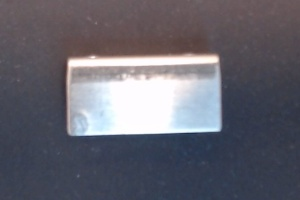
#> input picture DIR2024/test_one.jpg, 300 x 200 px, found by its file name
$ python orientation_one.py
#> lines starting #> are read from the running program, lines starting #| are printed output that depends on the picture; after the words box and inside, x2 and y2 are one past the last pixel; in counts of white or black regions, pixels touching at a corner belong together
from camera import Camera
import cv2
import numpy as np

def show_image(frame):
    # Display the captured frame
    cv2.imshow("Frame", frame)
    cv2.waitKey(0)

# Create a Camera object
print("initializing camera...")
#camera = Camera()


# Capture a frame from the camera
print("Capturing frame...")
#frame = camera.capture_and_save("image.jpg")
print("Frame captured")


# Load the captured frame
frame = cv2.imread("C:\\Users\\janra\Desktop\\DIR2024\\test_one.jpg")
#> frame is the input picture: shape (200, 300, 3); mean B, G, R 110.2, 100.1, 101.1
print(frame)
#> (printed output is left out)
cv2.imshow("frame",frame)
cv2.waitKey(0)


# Detect edges in the frame
gray = cv2.cvtColor(frame, cv2.COLOR_BGR2GRAY)
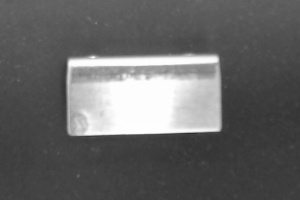
#> gray: shape (200, 300); min 45, max 255, mean 101.6
edges = cv2.Canny(gray, 250, 300)
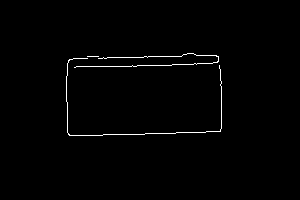
#> edges: shape (200, 300); 1% white in thin lines or dots, all inside (x1, y1, x2, y2) = (66, 53, 222, 136)

# Display the edges
show_image(edges)

# find contours
contours, _ = cv2.findContours(edges, cv2.RETR_EXTERNAL, cv2.CHAIN_APPROX_SIMPLE)
#> contours = 3 contours, all with area under 20

# approximate the contours with rectangles
rectangles = [cv2.boundingRect(contour) for contour in contours if cv2.contourArea(contour) > 0]
#> rectangles = [(66, 58, 156, 78), (74, 53, 145, 15)]

# sort rectangles by area
rectangles = sorted(rectangles, key=lambda rect: rect[2] * rect[3], reverse=True)

# Draw the rectangles on the frame
for x, y, w, h in rectangles:
    cv2.rectangle(frame, (x, y), (x + w, y + h), (0, 255, 0), 2)
#> this loop made 2 passes
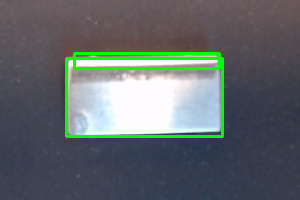
#> frame: shape (200, 300, 3); 3.9% of pixels changed, all inside (x1, y1, x2, y2) = (65, 52, 224, 138)

# Draw center of rectangles
for x, y, w, h in rectangles:
    cv2.circle(frame, (x + w // 2, y + h // 2), 5, (0, 0, 255), -1)
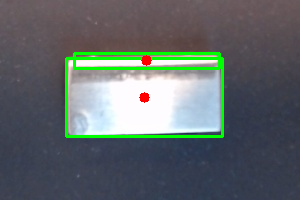
#> frame: shape (200, 300, 3); 0.27% of pixels changed, all inside (x1, y1, x2, y2) = (139, 55, 152, 103)

centers = [(x + w // 2, y + h // 2) for x, y, w, h in rectangles if len(rectangles) == 2]
#> centers = [(144, 97), (146, 60)]

# Draw vector
cv2.line(frame, centers[0], centers[1], (255, 0, 0), 2)
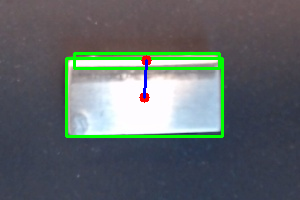
#> frame: shape (200, 300, 3); 0.19% of pixels changed, all inside (x1, y1, x2, y2) = (143, 59, 148, 99)


# Display the frame with rectangles
show_image(frame)

print(frame.shape)
#| (200, 300, 3)
